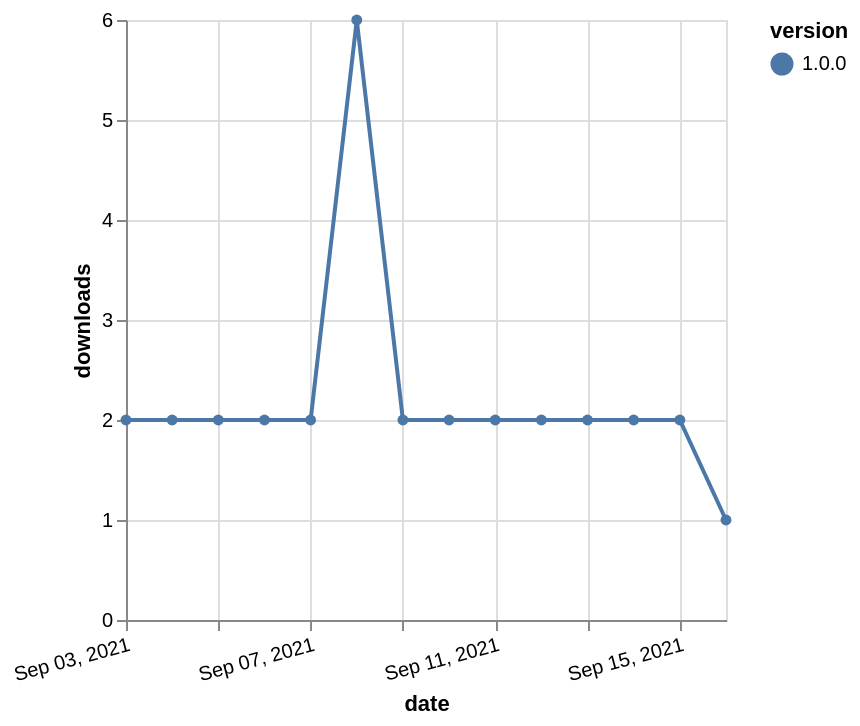

Vega-Lite specification for this chart:
### Vega-Lite specification from a JSON file in a GitHub repository (floating-point values rounded to 4 significant figures)
{"$schema": "https://vega.github.io/schema/vega-lite/v5.json", "description": "A simple bar chart with embedded data.", "data": {"values": [{"date": "2021-09-03", "total": 4430, "delta": 2, "version": "1.0.0"}, {"date": "2021-09-04", "total": 4432, "delta": 2, "version": "1.0.0"}, {"date": "2021-09-05", "total": 4434, "delta": 2, "version": "1.0.0"}, {"date": "2021-09-06", "total": 4436, "delta": 2, "version": "1.0.0"}, {"date": "2021-09-07", "total": 4438, "delta": 2, "version": "1.0.0"}, {"date": "2021-09-08", "total": 4444, "delta": 6, "version": "1.0.0"}, {"date": "2021-09-09", "total": 4446, "delta": 2, "version": "1.0.0"}, {"date": "2021-09-10", "total": 4448, "delta": 2, "version": "1.0.0"}, {"date": "2021-09-11", "total": 4450, "delta": 2, "version": "1.0.0"}, {"date": "2021-09-12", "total": 4452, "delta": 2, "version": "1.0.0"}, {"date": "2021-09-13", "total": 4454, "delta": 2, "version": "1.0.0"}, {"date": "2021-09-14", "total": 4456, "delta": 2, "version": "1.0.0"}, {"date": "2021-09-15", "total": 4458, "delta": 2, "version": "1.0.0"}, {"date": "2021-09-16", "total": 4459, "delta": 1, "version": "1.0.0"}]}, "width": "container", "mark": {"type": "line", "point": {"filled": true}}, "encoding": {"x": {"field": "date", "type": "temporal", "timeUnit": "yearmonthdate", "title": "date", "axis": {"labelAngle": -15}}, "y": {"field": "delta", "type": "quantitative", "title": "downloads"}, "color": {"field": "version", "type": "nominal"}, "tooltip": {"field": "delta"}}}
